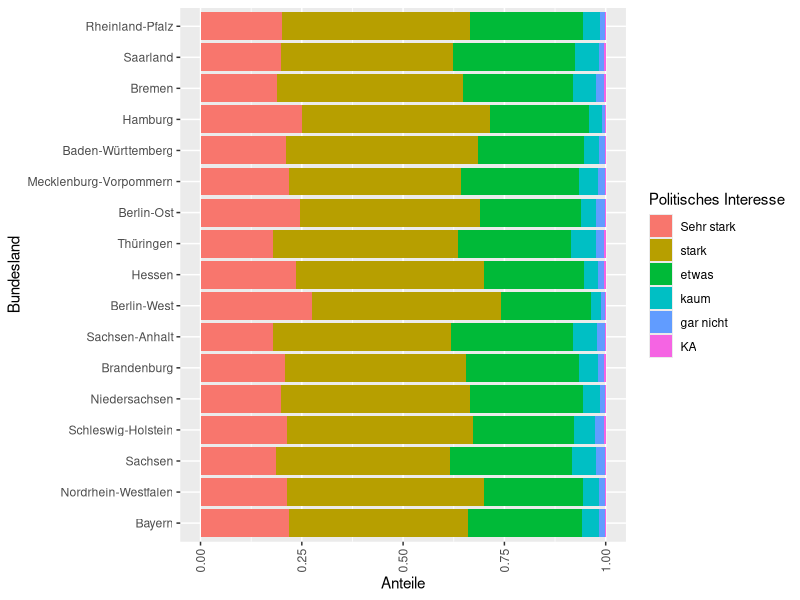

R code for this plot:
## ---- chunk 1
#| echo: false
#| warning: false
#| error: false
library(tidyverse)
library(kableExtra)
## ---- chunk 2
#| echo: false
Fluegel <- c(59, 55, 53.5, 55, 52.5, 57.5, 53, 55)
Fuss <- c(22.3, 19.7, 20.8, 20.3, 20.8, 21.5, 20.6, 21.5)
Kopf <- c(31.2, 30.4, 30.6, 30.3, 30.3, 30.8, 32.5, NA)
Gewicht <- c(9.5, 13.8, 14.8, 15.2, 15.5, 15.6, 15.6, 15.7)

birds <- tibble(Fluegel, Fuss, Kopf, Gewicht)
## ---- chunk 3
#| echo: false
kable(birds) %>% 
  kable_styling(bootstrap_options = c("striped", "condensed"), 
                latex_options = c("striped", "hold_position"), full_width = FALSE) %>%
  column_spec(1:4, width = "10em")
## ---- chunk 4
#| echo: false
#| warning: false
#| message: false
gesis_short <- read_delim('Daten/gesis_short.csv', delim = ';') %>% 
  mutate(Bundesland = as_factor(Bundesland)) %>%
  mutate(Polit_interesse = factor(Polit_interesse, levels = c('Sehr stark', 'stark', 'etwas', 'kaum', 'gar nicht', 'KA')))
## ---- chunk 5
#| echo: false
ggplot(data = gesis_short, mapping = aes(y = Bundesland, fill = Polit_interesse)) +
  geom_bar(position = position_fill(reverse = TRUE)) +
  theme(axis.text.x = element_text(angle = 90, hjust = 1, vjust = 0.5)) +
  labs(x = 'Anteile', y = 'Bundesland', fill = 'Politisches Interesse')
## ---- chunk 6
#| include: false
knn_data <- read_delim('Daten/KNN.csv', delim = ';')
## ---- chunk 7
library(class)
x <- knn_data

set.seed(1)
train <- sample(1:nrow(x), nrow(x)/2)
x.train <- x[train, -1]
y.train <- unlist(x[train, 1])

x.test <- x[-train, -1]
y.test <- unlist(x[-train, 1])
## ---- chunk 8
knn.pred <- knn(x.train, x.test,
               cl = y.train, k = 3)
str(knn.pred)
mean(knn.pred == y.test)
## ---- chunk 9
k <- 1:50
knn_pred_list <- sapply(k, function(x) knn(x.train, x.test,
               cl = y.train, k = x))

k_error <- tibble(k = k, error = apply(knn_pred_list, 2, function(x) mean(x != y.test)))
## ---- chunk 10
k <- 1:50
find.k <- sapply(k, function(x) knn.cv(x.train, y.train, k = x))
cv.error <- apply(find.k, 2, function(x) mean(x != y.train))
